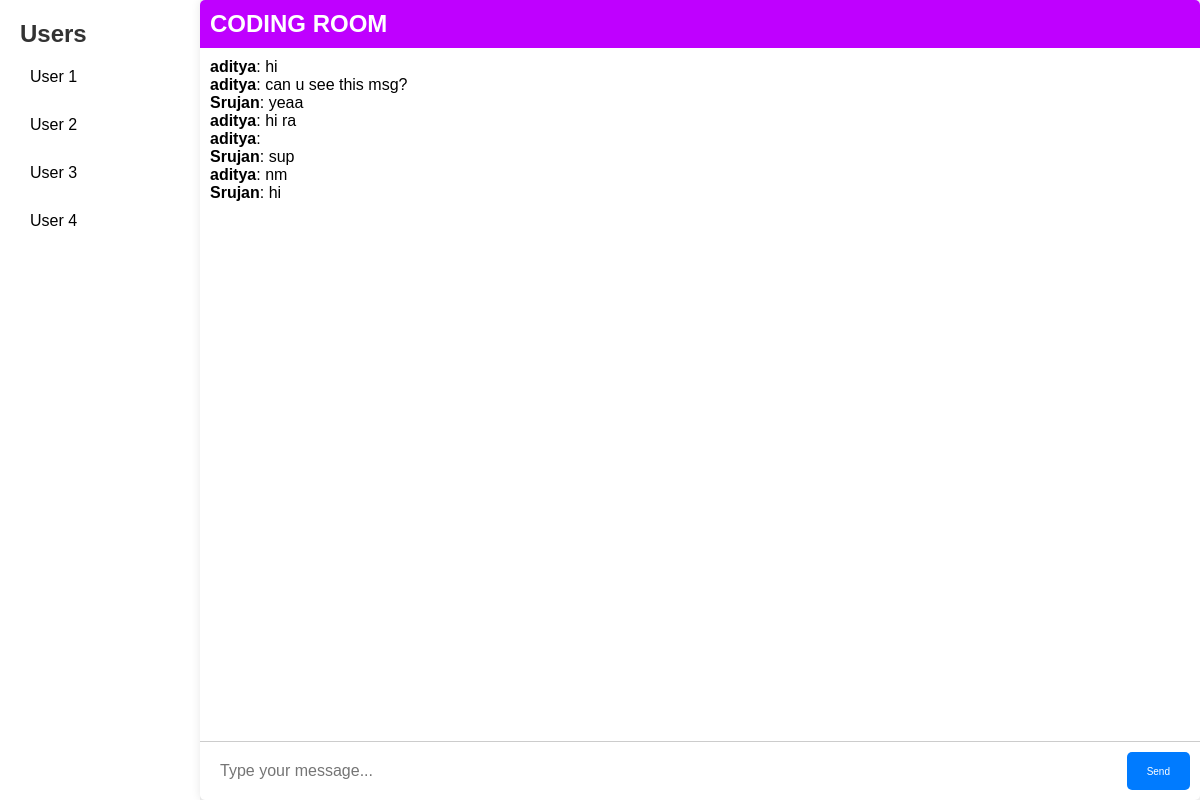
The app's page /rooms/CODE/ (signed in), older data.
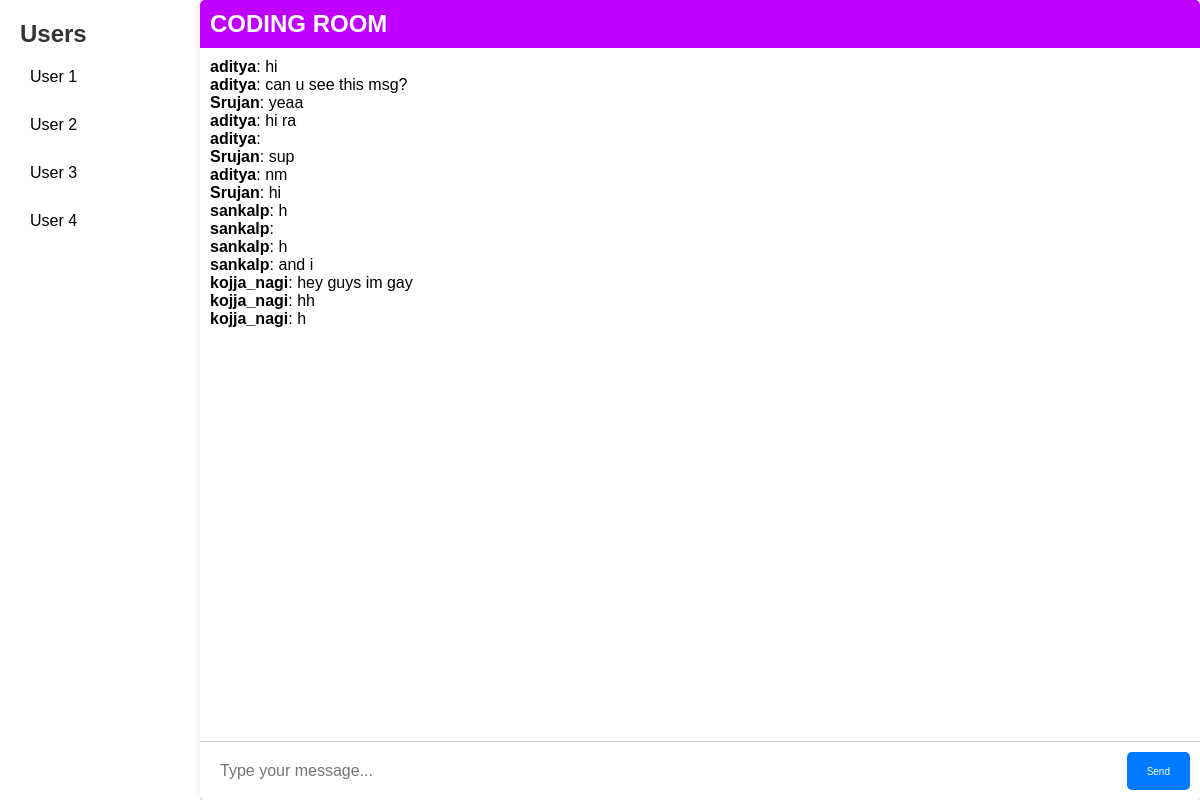
The same page, newer data.
### Chat/models.py (models this page shows)
class Message(models.Model):
    room = models.ForeignKey(Room, related_name='messages', on_delete=models.CASCADE)
    user = models.ForeignKey(User, related_name='messages', on_delete=models.CASCADE)
    content = models.TextField()
    date_added = models.DateTimeField(auto_now_add=True)
    class Meta:
        ordering = ('date_added',)

### Chat/views.py (the view)
# urls.py: path('<slug:slug>/',room, name='room'),
@login_required
def room(request, slug):
    room = Room.objects.get(slug=slug)
    messages = Message.objects.filter(room=room)[0:25]
    return render(request, 'Chat/room.html', {'room': room, 'messages': messages})

### Chat/templates/Chat/room.html (shortened to what this page needs)
<!DOCTYPE html>
<html lang="en">
<head>
</head>
<body>
    <div class="chat-wrapper">
        <div class="user-list">
          <h2>Users</h2>
          <ul>
            <li>User 1</li>
            <li>User 2</li>
            <li>User 3</li>
            <li>User 4</li>
          </ul>
        </div>
        <div class="chat-container">
          <div class="chat-header">
            <h2>{{room.name}}</h2>
          </div>
          <div class="chat-messages" id="chat-messages">
            {% for m in messages %}<b>{{ m.user.username }}</b>: {{ m.content }}<br>{% endfor %}
          </div>
          <div class="chat-input">
            <input type="text" placeholder="Type your message..." name="content" id="chat-message-input">
            <button id="chat-message-submit">Send</button>
          </div>
        </div>
      </div>
</body>
</html>

Row changes from the older to the newer data that the page shows:
added Message: user.username "sankalp", content "h"
added Message: user.username "sankalp"
added Message: user.username "sankalp", content "h"
added Message: user.username "sankalp", content "and i"
added Message: user.username "kojja_nagi", content "hey guys im gay"
added Message: user.username "kojja_nagi", content "hh"
added Message: user.username "kojja_nagi", content "h"
